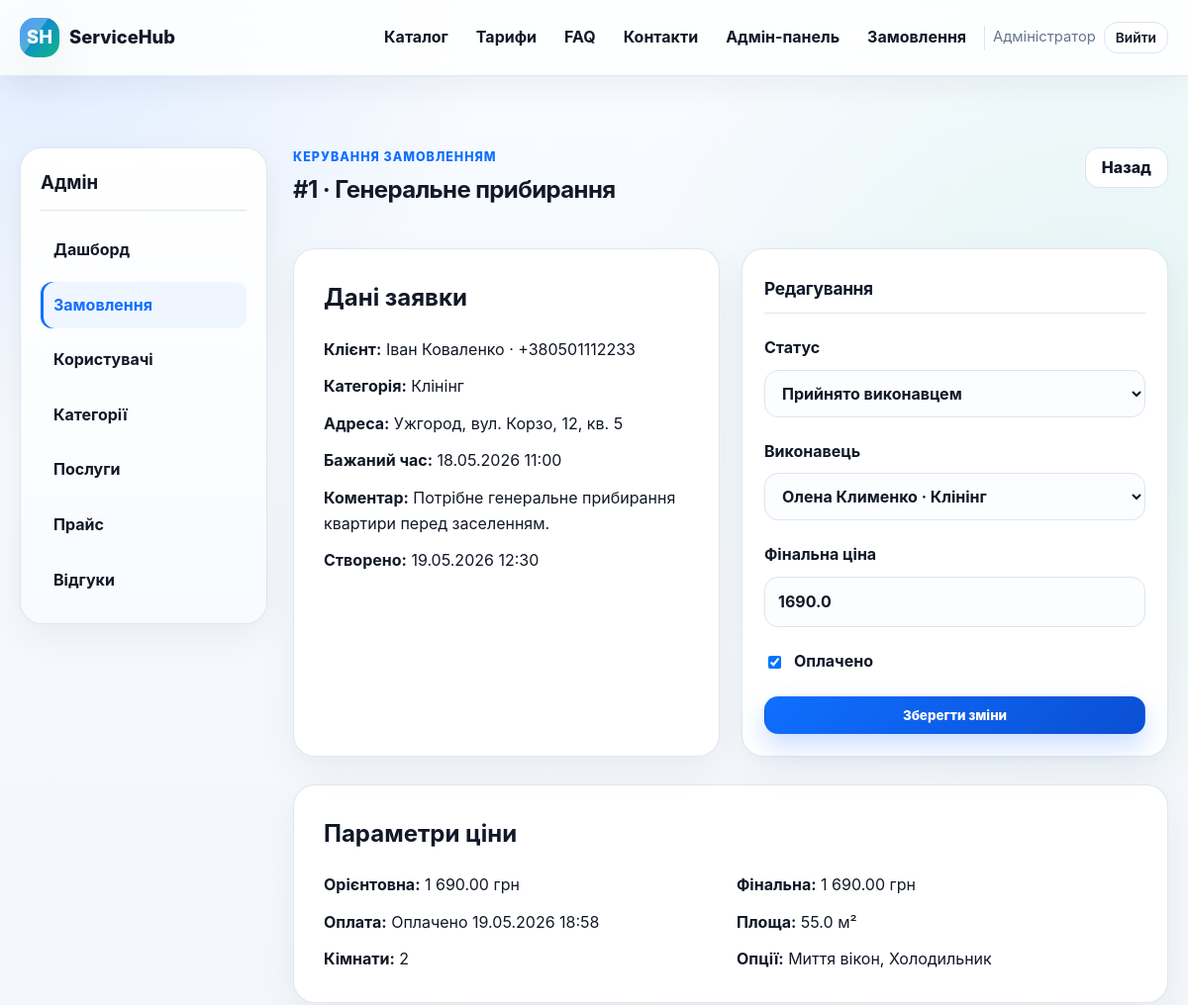
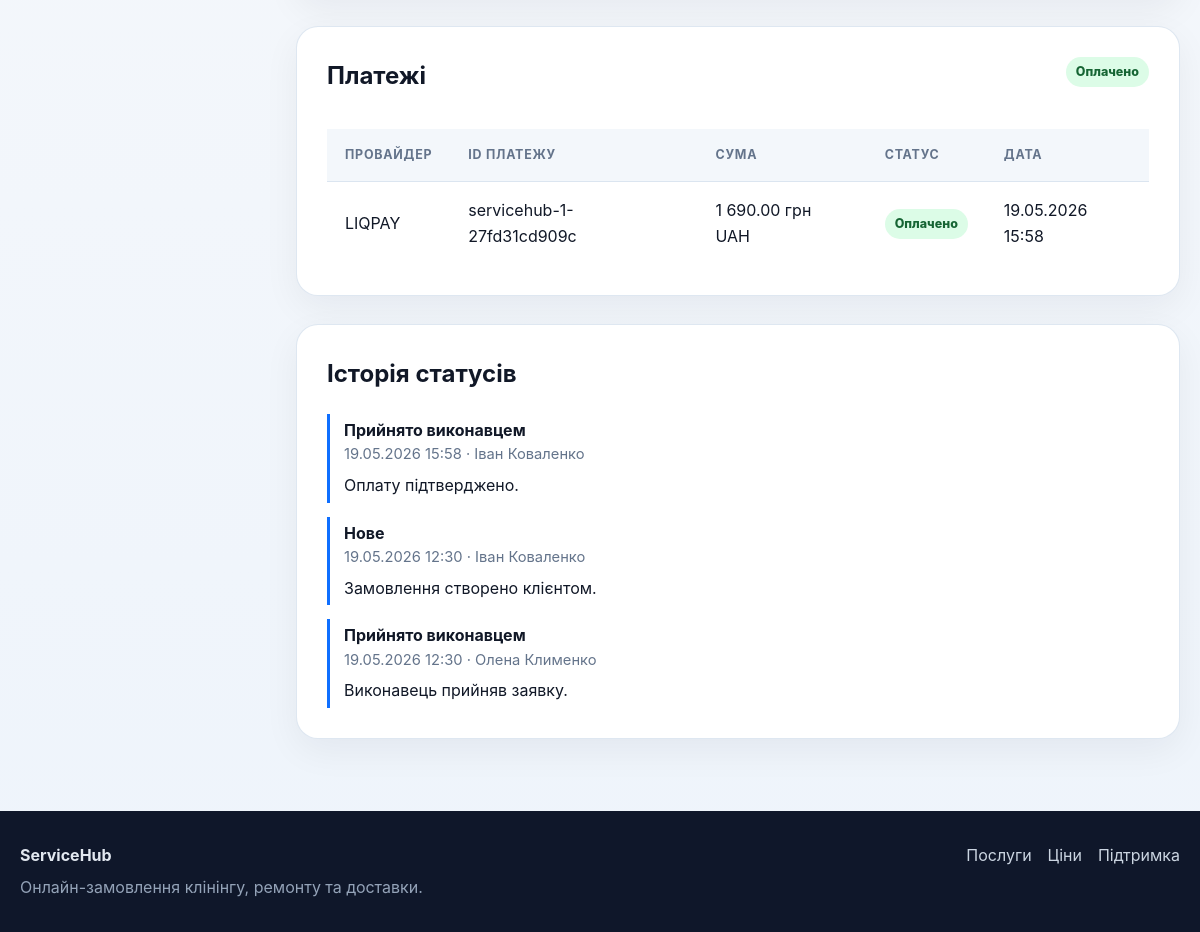
Page /admin/orders/1 (signed in) on the committed database (2 pictures, top to bottom).
### tables this page shows
CREATE TABLE users (
    id INTEGER PRIMARY KEY AUTOINCREMENT,
    role TEXT NOT NULL CHECK (role IN ('client', 'worker', 'admin')),
    full_name TEXT NOT NULL,
    email TEXT NOT NULL UNIQUE,
    password_hash TEXT NOT NULL,
    phone TEXT,
    city TEXT,
    address TEXT,
    specialization TEXT,
    service_area TEXT,
    schedule TEXT,
    price_text TEXT,
    is_blocked INTEGER NOT NULL DEFAULT 0,
    created_at TEXT NOT NULL DEFAULT CURRENT_TIMESTAMP
);

CREATE TABLE orders (
    id INTEGER PRIMARY KEY AUTOINCREMENT,
    client_id INTEGER NOT NULL,
    worker_id INTEGER,
    category_id INTEGER NOT NULL,
    service_id INTEGER NOT NULL,
    city TEXT NOT NULL,
    street TEXT NOT NULL,
    building TEXT NOT NULL,
    apartment TEXT,
    preferred_at TEXT NOT NULL,
    description TEXT,
    cleaning_area REAL,
    rooms INTEGER,
    extra_options TEXT,
    repair_type TEXT,
    repair_hours REAL,
    urgency TEXT NOT NULL DEFAULT 'normal',
    photo_filename TEXT,
    delivery_from TEXT,
    delivery_to TEXT,
    delivery_distance_km REAL,
    weight REAL,
    dimensions TEXT,
    estimated_price REAL NOT NULL DEFAULT 0,
    final_price REAL,
    status TEXT NOT NULL DEFAULT 'Нове',
    is_paid INTEGER NOT NULL DEFAULT 0,
    paid_at TEXT,
    created_at TEXT NOT NULL DEFAULT CURRENT_TIMESTAMP,
    updated_at TEXT NOT NULL DEFAULT CURRENT_TIMESTAMP,
    FOREIGN KEY (client_id) REFERENCES users(id) ON DELETE CASCADE,
    FOREIGN KEY (worker_id) REFERENCES users(id) ON DELETE SET NULL,
    FOREIGN KEY (category_id) REFERENCES categories(id) ON DELETE RESTRICT,
    FOREIGN KEY (service_id) REFERENCES services(id) ON DELETE RESTRICT
);

CREATE TABLE services (
    id INTEGER PRIMARY KEY AUTOINCREMENT,
    category_id INTEGER NOT NULL,
    name TEXT NOT NULL,
    slug TEXT NOT NULL,
    description TEXT,
    unit_label TEXT,
    is_active INTEGER NOT NULL DEFAULT 1,
    created_at TEXT NOT NULL DEFAULT CURRENT_TIMESTAMP,
    FOREIGN KEY (category_id) REFERENCES categories(id) ON DELETE RESTRICT,
    UNIQUE (category_id, slug)
);

CREATE TABLE categories (
    id INTEGER PRIMARY KEY AUTOINCREMENT,
    name TEXT NOT NULL UNIQUE,
    slug TEXT NOT NULL UNIQUE,
    description TEXT,
    is_active INTEGER NOT NULL DEFAULT 1,
    created_at TEXT NOT NULL DEFAULT CURRENT_TIMESTAMP
);

CREATE TABLE payments (
    id INTEGER PRIMARY KEY AUTOINCREMENT,
    order_id INTEGER NOT NULL,
    provider TEXT NOT NULL DEFAULT 'liqpay',
    provider_order_id TEXT NOT NULL UNIQUE,
    provider_payment_id TEXT,
    amount REAL NOT NULL,
    currency TEXT NOT NULL DEFAULT 'UAH',
    status TEXT NOT NULL DEFAULT 'created',
    checkout_data TEXT,
    checkout_signature TEXT,
    raw_response TEXT,
    created_at TEXT NOT NULL DEFAULT CURRENT_TIMESTAMP,
    updated_at TEXT NOT NULL DEFAULT CURRENT_TIMESTAMP,
    FOREIGN KEY (order_id) REFERENCES orders(id) ON DELETE CASCADE
);

CREATE TABLE order_status_history (
    id INTEGER PRIMARY KEY AUTOINCREMENT,
    order_id INTEGER NOT NULL,
    status TEXT NOT NULL,
    changed_by_user_id INTEGER,
    comment TEXT,
    created_at TEXT NOT NULL DEFAULT CURRENT_TIMESTAMP,
    FOREIGN KEY (order_id) REFERENCES orders(id) ON DELETE CASCADE,
    FOREIGN KEY (changed_by_user_id) REFERENCES users(id) ON DELETE SET NULL
);

### app.py (the view)
@app.route("/admin/orders/<int:order_id>")
@role_required("admin")
def admin_order_detail(order_id: int):
    order = order_detail_query(order_id)
    if not order:
        abort(404)
    workers = db_all("SELECT * FROM users WHERE role = 'worker' AND is_blocked = 0 ORDER BY specialization, full_name")
    history = db_all(
        """
        SELECT h.*, u.full_name AS user_name
        FROM order_status_history h
        LEFT JOIN users u ON u.id = h.changed_by_user_id
        WHERE h.order_id = ?
        ORDER BY h.created_at DESC
        """,
        (order_id,),
    )
    review = db_one("SELECT * FROM reviews WHERE order_id = ?", (order_id,))
    payments = latest_payments(order_id)
    return render_template("admin/order_detail.html", order=order, workers=workers, history=history, review=review, payments=payments)

### app.py (called while the page is built)
def get_db() -> sqlite3.Connection:
    if "db" not in g:
        db = sqlite3.connect(app.config["DATABASE"])
        db.row_factory = sqlite3.Row
        db.execute("PRAGMA foreign_keys = ON")
        g.db = db
    return g.db

def db_one(query: str, params: tuple = ()) -> sqlite3.Row | None:
    return get_db().execute(query, params).fetchone()

def db_all(query: str, params: tuple = ()) -> list[sqlite3.Row]:
    return get_db().execute(query, params).fetchall()

def format_datetime(value: str | None) -> str:
    if not value:
        return "—"
    try:
        clean = value.replace("T", " ").split(".")[0]
        dt = datetime.fromisoformat(clean)
        return dt.strftime("%d.%m.%Y %H:%M")
    except ValueError:
        return value

def money(value: float | int | str | None) -> str:
    if value is None or value == "":
        return "—"
    try:
        return f"{float(value):,.2f} грн".replace(",", " ")
    except (TypeError, ValueError):
        return str(value)

def spec_label(spec: str | None) -> str:
    return SPECIALIZATIONS.get(spec or "", spec or "—")

def payment_status_label(status: str | None) -> str:
    mapping = {
        "created": "Створено",
        "success": "Успішно",
        "sandbox": "Успішно",
        "wait_secure": "Очікує підтвердження",
        "wait_accept": "Очікує підтвердження",
        "processing": "В обробці",
        "prepared": "Підготовлено",
        "sandbox_confirmed": "Оплачено",
        "failure": "Помилка",
        "error": "Помилка",
        "reversed": "Повернено",
        "amount_mismatch": "Сума не збігається",
        "invalid_signature": "Некоректний підпис",
    }
    return mapping.get(status or "", status or "—")

def payment_status_class(status: str | None) -> str:
    if status in LIQPAY_SUCCESS_STATUSES or status == "sandbox_confirmed":
        return "success"
    if status in {"failure", "error", "reversed", "amount_mismatch", "invalid_signature"}:
        return "danger"
    if status in {"wait_secure", "wait_accept", "processing", "prepared", "created"}:
        return "warning"
    return "default"

def latest_payments(order_id: int) -> list[sqlite3.Row]:
    return db_all(
        """
        SELECT * FROM payments
        WHERE order_id = ?
        ORDER BY created_at DESC, id DESC
        LIMIT 6
        """,
        (order_id,),
    )

### templates/admin/order_detail.html (shortened to what this page needs)
{% extends 'base.html' %}
{% block content %}
<section class="section">
    <div class="container dashboard-layout">
        <aside class="side-card">
            <h3>Адмін</h3>
            <a href="{{ url_for('admin_dashboard') }}">Дашборд</a>
            <a class="active" href="{{ url_for('admin_orders') }}">Замовлення</a>
            <a href="{{ url_for('admin_users') }}">Користувачі</a>
            <a href="{{ url_for('admin_categories') }}">Категорії</a>
            <a href="{{ url_for('admin_services') }}">Послуги</a>
            <a href="{{ url_for('admin_prices') }}">Прайс</a>
            <a href="{{ url_for('admin_reviews') }}">Відгуки</a>
        </aside>
        <div class="dashboard-main">
            <div class="section-head"><div><div class="eyebrow">Керування замовленням</div><h1>#{{ order.id }} · {{ order.service_name }}</h1></div><a class="btn btn-outline" href="{{ url_for('admin_orders') }}">Назад</a></div>
            <div class="detail-grid">
                <div class="card spacious">
                    <h2>Дані заявки</h2>
                    <div class="info-list">
                        <div><strong>Клієнт:</strong> {{ order.client_name }} · {{ order.client_phone or 'телефон не вказано' }}</div>
                        <div><strong>Категорія:</strong> {{ order.category_name }}</div>
                        <div><strong>Адреса:</strong> {{ order.city }}, {{ order.street }}, {{ order.building }}{% if order.apartment %}, кв. {{ order.apartment }}{% endif %}</div>
                        <div><strong>Бажаний час:</strong> {{ format_datetime(order.preferred_at) }}</div>
                        <div><strong>Коментар:</strong> {{ order.description or '—' }}</div>
                        <div><strong>Створено:</strong> {{ format_datetime(order.created_at) }}</div>
                    </div>
                </div>
                <form class="card form-card" method="post" action="{{ url_for('admin_update_order', order_id=order.id) }}">
                    <h2>Редагування</h2>
                    <label>Статус
                        <select name="status">
                            {% for status in order_statuses %}<option value="{{ status }}" {% if order.status == status %}selected{% endif %}>{{ status }}</option>{% endfor %}
                        </select>
                    </label>
                    <label>Виконавець
                        <select name="worker_id">
                            {% for worker in workers %}<option value="{{ worker.id }}" {% if order.worker_id == worker.id %}selected{% endif %}>{{ worker.full_name }} · {{ spec_label(worker.specialization) }}</option>{% endfor %}
                        </select>
                    </label>
                    <label>Фінальна ціна
                        <input type="number" step="0.01" name="final_price" value="{{ order.final_price if order.final_price is not none else '' }}">
                    </label>
                    <label class="check-line"><input type="checkbox" name="is_paid" value="1" {% if order.is_paid %}checked{% endif %}> Оплачено</label>
                    <button class="btn btn-primary" type="submit">Зберегти зміни</button>
                </form>
            </div>
            <div class="card mt-lg spacious">
                <h2>Параметри ціни</h2>
                <div class="info-list columns">
                    <div><strong>Орієнтовна:</strong> {{ money(order.estimated_price) }}</div>
                    <div><strong>Фінальна:</strong> {{ money(order.final_price) }}</div>
                    <div><strong>Оплата:</strong> {% if order.is_paid %}Оплачено {{ format_datetime(order.paid_at) }}{% else %}Не оплачено{% endif %}</div>
                    {% if order.category_slug == 'cleaning' %}
                        <div><strong>Площа:</strong> {{ order.cleaning_area or '—' }} м²</div><div><strong>Кімнати:</strong> {{ order.rooms or '—' }}</div><div><strong>Опції:</strong> {{ order.extra_options or '—' }}</div>
                    {% endif %}
                </div>
            </div>
            {% if payments %}
            <div class="card mt-lg spacious">
                <div class="card-head">
                    <h2>Платежі</h2>
                    {% if order.is_paid %}<span class="badge success">Оплачено</span>{% endif %}
                </div>
                <div class="table-card embedded">
                    <table>
                        <thead><tr><th>Провайдер</th><th>ID платежу</th><th>Сума</th><th>Статус</th><th>Дата</th></tr></thead>
                        <tbody>
                        {% for payment in payments %}
                            <tr>
                                <td>{{ payment.provider|upper }}</td>
                                <td>{{ payment.provider_order_id }}</td>
                                <td>{{ money(payment.amount) }} {{ payment.currency }}</td>
                                <td><span class="badge {{ payment_status_class(payment.status) }}">{{ payment_status_label(payment.status) }}</span></td>
                                <td>{{ format_datetime(payment.created_at) }}</td>
                            </tr>
                        {% endfor %}
                        </tbody>
                    </table>
                </div>
            </div>
            {% endif %}
            <div class="card mt-lg spacious">
                <h2>Історія статусів</h2>
                <div class="timeline">
                    {% for item in history %}
                        <div class="timeline-item"><strong>{{ item.status }}</strong><span>{{ format_datetime(item.created_at) }} · {{ item.user_name or 'Система' }}</span>{% if item.comment %}<p>{{ item.comment }}</p>{% endif %}</div>
                    {% else %}<p class="muted">Історії немає.</p>{% endfor %}
                </div>
            </div>
        </div>
    </div>
</section>
{% endblock %}

### templates/base.html (shortened to what this page needs)
<!doctype html>
<html lang="uk">
<head>
    <link rel="stylesheet" href="{{ url_for('static', filename='css/style.css') }}">
</head>
<body>
<header class="site-header">
    <div class="container header-inner">
        <a class="brand" href="{{ url_for('home') }}">
            <span class="brand-mark">SH</span>
            <span>ServiceHub</span>
        </a>
        <nav class="nav" data-nav>
            <a href="{{ url_for('catalog') }}">Каталог</a>
            <a href="{{ url_for('prices_public') }}">Тарифи</a>
            <a href="{{ url_for('faq') }}">FAQ</a>
            <a href="{{ url_for('contacts') }}">Контакти</a>
            {% if current_user %}
                {% if current_user.role == 'client' %}
                    <a href="{{ url_for('client_dashboard') }}">Кабінет</a>
                    <a class="btn btn-sm btn-primary" href="{{ url_for('client_create_order') }}">Замовити</a>
                {% elif current_user.role == 'worker' %}
                    <a href="{{ url_for('worker_dashboard') }}">Кабінет</a>
                    <a href="{{ url_for('worker_available_orders') }}">Доступні заявки</a>
                {% elif current_user.role == 'admin' %}
                    <a href="{{ url_for('admin_dashboard') }}">Адмін-панель</a>
                    <a href="{{ url_for('admin_orders') }}">Замовлення</a>
                {% endif %}
                <span class="nav-user">{{ current_user.full_name }}</span>
                <a class="btn btn-sm btn-outline" href="{{ url_for('logout') }}">Вийти</a>
            {% else %}
                <a href="{{ url_for('login') }}">Вхід</a>
                <a class="btn btn-sm btn-primary" href="{{ url_for('register') }}">Реєстрація</a>
            {% endif %}
        </nav>
    </div>
</header>
<main class="page">
    {% block content %}{% endblock %}
</main>
<footer class="site-footer">
    <div class="container footer-inner">
        <div>
            <strong>ServiceHub</strong>
            <p>Онлайн-замовлення клінінгу, ремонту та доставки.</p>
        </div>
        <div class="footer-links">
            <a href="{{ url_for('catalog') }}">Послуги</a>
            <a href="{{ url_for('prices_public') }}">Ціни</a>
            <a href="{{ url_for('contacts') }}">Підтримка</a>
        </div>
    </div>
</footer>
</body>
</html>

### rows in the picture
users: full_name "Адміністратор"
orders: id "1", city "Ужгород", street "вул. Корзо", building "12", apartment "5", preferred_at "18.05.2026 11:00", description "Потрібне генеральне прибирання квартири перед заселенням.", created_at "19.05.2026 12:30", status "Прийнято виконавцем", worker_id "Олена Клименко · Клінінг", final_price "1690.0", is_paid "☑", estimated_price "1 690.00 грн", final_price "1 690.00 грн", paid_at "19.05.2026 18:58", cleaning_area "55.0", rooms "2", extra_options "Миття вікон, Холодильник"
services: service_name "Генеральне прибирання"
users: client_name "Іван Коваленко", phone "+380501112233"
categories: category_name "Клінінг"
payments: provider "LIQPAY", provider_order_id "servicehub-1-27fd31cd909c", amount "1 690.00 грн", currency "UAH", status "Оплачено", created_at "19.05.2026 15:58"
order_status_history: status "Прийнято виконавцем", created_at "19.05.2026 15:58", full_name "Іван Коваленко", comment "Оплату підтверджено."
order_status_history: status "Нове", created_at "19.05.2026 12:30", full_name "Іван Коваленко", comment "Замовлення створено клієнтом."
order_status_history: status "Прийнято виконавцем", created_at "19.05.2026 12:30", full_name "Олена Клименко", comment "Виконавець прийняв заявку."
